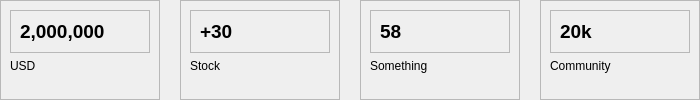
        <widget class="QWidget" name="cardsFrame" native="true">
         <layout class="QHBoxLayout" name="horizontalLayout_7">
          <property name="spacing">
           <number>20</number>
          </property>
          <property name="leftMargin">
           <number>0</number>
          </property>
          <property name="topMargin">
           <number>0</number>
          </property>
          <property name="rightMargin">
           <number>0</number>
          </property>
          <property name="bottomMargin">
           <number>0</number>
          </property>
          <item>
           <widget class="QFrame" name="card1">
            <property name="minimumSize">
             <size>
              <width>160</width>
              <height>0</height>
             </size>
            </property>
            <property name="frameShape">
             <enum>QFrame::StyledPanel</enum>
            </property>
            <property name="frameShadow">
             <enum>QFrame::Raised</enum>
            </property>
            <layout class="QVBoxLayout" name="verticalLayout_2">
             <item alignment="Qt::AlignTop">
              <widget class="QFrame" name="frame">
               <property name="frameShape">
                <enum>QFrame::StyledPanel</enum>
               </property>
               <property name="frameShadow">
                <enum>QFrame::Raised</enum>
               </property>
               <layout class="QHBoxLayout" name="horizontalLayout_8">
                <item>
                 <widget class="QLabel" name="label">
                  <property name="font">
                   <font>
                    <pointsize>14</pointsize>
                    <bold>true</bold>
                   </font>
                  </property>
                  <property name="text">
                   <string>2,000,000</string>
                  </property>
                 </widget>
                </item>
                <item>
                 <widget class="QLabel" name="label_3">
                  <property name="maximumSize">
                   <size>
                    <width>40</width>
                    <height>40</height>
                   </size>
                  </property>
                  <property name="text">
                   <string/>
                  </property>
                  <property name="pixmap">
                   <pixmap resource="resources.qrc">:/blueicons/assets/icons/blue/shopping-cart.svg</pixmap>
                  </property>
                  <property name="scaledContents">
                   <bool>true</bool>
                  </property>
                 </widget>
                </item>
               </layout>
              </widget>
             </item>
             <item alignment="Qt::AlignTop">
              <widget class="QLabel" name="label_4">
               <property name="text">
                <string>USD</string>
               </property>
              </widget>
             </item>
            </layout>
           </widget>
          </item>
          <item>
           <widget class="QFrame" name="card2">
            <property name="minimumSize">
             <size>
              <width>160</width>
              <height>0</height>
             </size>
            </property>
            <property name="frameShape">
             <enum>QFrame::StyledPanel</enum>
            </property>
            <property name="frameShadow">
             <enum>QFrame::Raised</enum>
            </property>
            <layout class="QVBoxLayout" name="verticalLayout_3">
             <item>
              <widget class="QFrame" name="frame_2">
               <property name="frameShape">
                <enum>QFrame::StyledPanel</enum>
               </property>
               <property name="frameShadow">
                <enum>QFrame::Raised</enum>
               </property>
               <layout class="QHBoxLayout" name="horizontalLayout_9">
                <item>
                 <widget class="QLabel" name="label_6">
                  <property name="font">
                   <font>
                    <pointsize>14</pointsize>
                    <bold>true</bold>
                   </font>
                  </property>
                  <property name="text">
                   <string>+30</string>
                  </property>
                 </widget>
                </item>
                <item>
                 <widget class="QLabel" name="label_7">
                  <property name="maximumSize">
                   <size>
                    <width>40</width>
                    <height>40</height>
                   </size>
                  </property>
                  <property name="text">
                   <string/>
                  </property>
                  <property name="pixmap">
                   <pixmap resource="resources.qrc">:/blueicons/assets/icons/blue/credit-card.svg</pixmap>
                  </property>
                  <property name="scaledContents">
                   <bool>true</bool>
                  </property>
                 </widget>
                </item>
               </layout>
              </widget>
             </item>
             <item alignment="Qt::AlignTop">
              <widget class="QLabel" name="label_5">
               <property name="text">
                <string>Stock</string>
               </property>
              </widget>
             </item>
            </layout>
           </widget>
          </item>
          <item>
           <widget class="QFrame" name="card3">
            <property name="minimumSize">
             <size>
              <width>160</width>
              <height>0</height>
             </size>
            </property>
            <property name="frameShape">
             <enum>QFrame::StyledPanel</enum>
            </property>
            <property name="frameShadow">
             <enum>QFrame::Raised</enum>
            </property>
            <layout class="QVBoxLayout" name="verticalLayout_4">
             <item>
              <widget class="QFrame" name="frame_3">
               <property name="frameShape">
                <enum>QFrame::StyledPanel</enum>
               </property>
               <property name="frameShadow">
                <enum>QFrame::Raised</enum>
               </property>
               <layout class="QHBoxLayout" name="horizontalLayout_10">
                <item>
                 <widget class="QLabel" name="label_9">
                  <property name="font">
                   <font>
                    <pointsize>14</pointsize>
                    <bold>true</bold>
                   </font>
                  </property>
                  <property name="text">
                   <string>58</string>
                  </property>
                 </widget>
                </item>
                <item>
                 <widget class="QLabel" name="label_10">
                  <property name="maximumSize">
                   <size>
                    <width>40</width>
                    <height>40</height>
                   </size>
                  </property>
                  <property name="text">
                   <string/>
                  </property>
                  <property name="pixmap">
                   <pixmap resource="resources.qrc">:/blueicons/assets/icons/blue/align-right.svg</pixmap>
                  </property>
                  <property name="scaledContents">
                   <bool>true</bool>
                  </property>
                 </widget>
                </item>
               </layout>
              </widget>
             </item>
             <item alignment="Qt::AlignTop">
              <widget class="QLabel" name="label_8">
               <property name="text">
                <string>Something</string>
               </property>
              </widget>
             </item>
            </layout>
           </widget>
          </item>
          <item>
           <widget class="QFrame" name="card4">
            <property name="minimumSize">
             <size>
              <width>160</width>
              <height>0</height>
             </size>
            </property>
            <property name="frameShape">
             <enum>QFrame::StyledPanel</enum>
            </property>
            <property name="frameShadow">
             <enum>QFrame::Raised</enum>
            </property>
            <layout class="QVBoxLayout" name="verticalLayout_5">
             <item>
              <widget class="QFrame" name="frame_4">
               <property name="frameShape">
                <enum>QFrame::StyledPanel</enum>
               </property>
               <property name="frameShadow">
                <enum>QFrame::Raised</enum>
               </property>
               <layout class="QHBoxLayout" name="horizontalLayout_11">
                <item>
                 <widget class="QLabel" name="label_12">
                  <property name="font">
                   <font>
                    <pointsize>14</pointsize>
                    <bold>true</bold>
                   </font>
                  </property>
                  <property name="text">
                   <string>20k</string>
                  </property>
                 </widget>
                </item>
                <item>
                 <widget class="QLabel" name="label_13">
                  <property name="maximumSize">
                   <size>
                    <width>40</width>
                    <height>40</height>
                   </size>
                  </property>
                  <property name="text">
                   <string/>
                  </property>
                  <property name="pixmap">
                   <pixmap resource="resources.qrc">:/blueicons/assets/icons/blue/users.svg</pixmap>
                  </property>
                  <property name="scaledContents">
                   <bool>true</bool>
                  </property>
                 </widget>
                </item>
               </layout>
              </widget>
             </item>
             <item alignment="Qt::AlignTop">
              <widget class="QLabel" name="label_11">
               <property name="text">
                <string>Community</string>
               </property>
              </widget>
             </item>
            </layout>
           </widget>
          </item>
         </layout>
        </widget>
